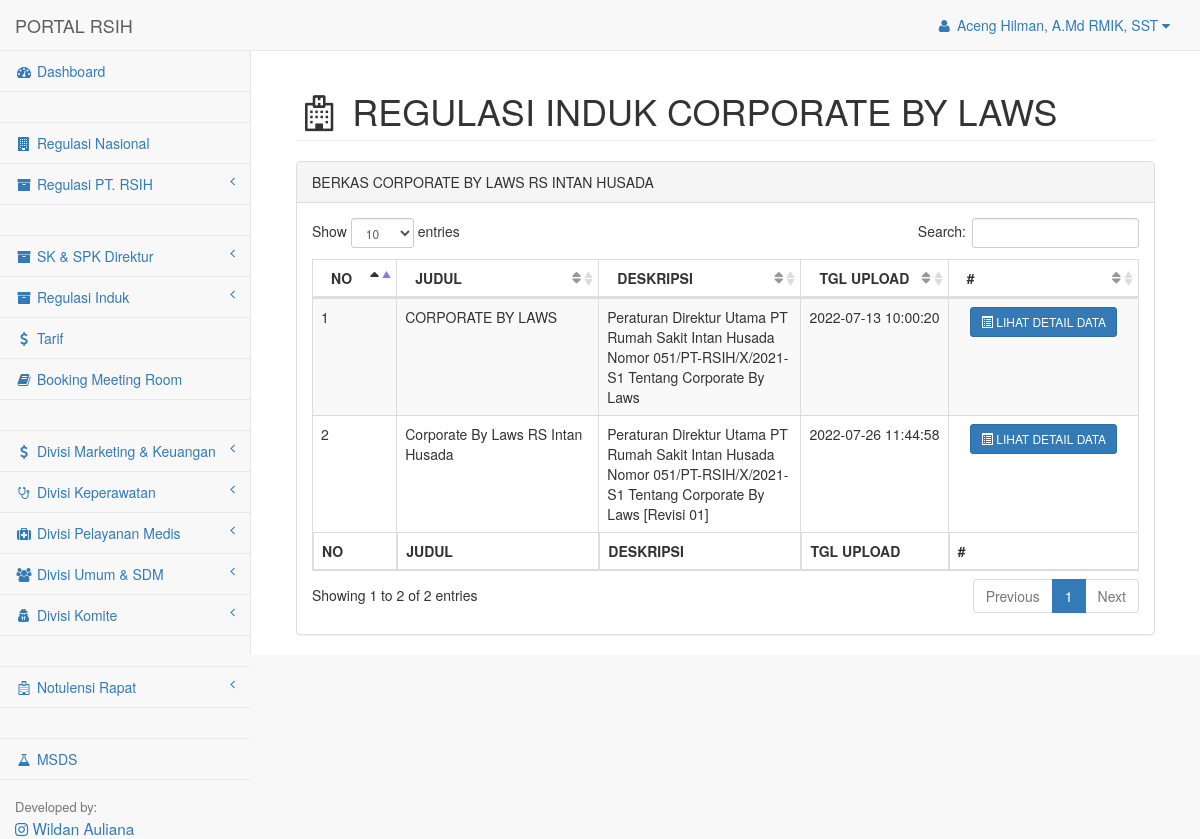
/pages/corporatebylaw/index.php (signed in), run on the app's committed database.
### tables this page shows
CREATE TABLE `corporatebylaw` (
  `id` int(11) NOT NULL,
  `unit` varchar(50) NOT NULL,
  `judul` varchar(255) NOT NULL,
  `deskripsi` varchar(255) NOT NULL,
  `files` varchar(160) NOT NULL,
  `tgl_upload` datetime DEFAULT current_timestamp()
);

### config.php (called while the page is built, shortened)
<?php
$company  = 'RS INTAN HUSADA';

### pages/corporatebylaw/index.php (the view, shortened to what this page needs)
<?php
    include('../../config.php');
    $unit            ='CORPORATE BY LAWS';
?>
<!DOCTYPE html>
<html lang="en">
    <head>
        <link href="../../assets/vendor/bootstrap/css/bootstrap.min.css" rel="stylesheet">
        <link href="../../assets/vendor/metisMenu/metisMenu.min.css" rel="stylesheet">
        <link href="../../assets/dist/css/sb-admin-2.css" rel="stylesheet">
        <link href="../../assets/vendor/font-awesome/css/font-awesome.min.css" rel="stylesheet" type="text/css">
        <link href="../../assets/vendor/datatables-plugins/dataTables.bootstrap.css" rel="stylesheet">
        <link href="../../assets/vendor/datatables-responsive/dataTables.responsive.css" rel="stylesheet">
    </head>
    <body>
        <div id="wrapper">
            <nav class="navbar navbar-default navbar-static-top" role="navigation" style="margin-bottom: 0">
                <?php
                    include('../component/header.php');
                ?>
                <?php
                    include('../component/topmenu.php');
                ?>
                <?php
                    include('../component/sidemenu.php');
                ?>
            </nav>
            <div id="page-wrapper">
                <div class="container-fluid">
                    <div class="row">
                        <div class="col-lg-12">
                            <h1 class="page-header"><i class="fa fa-hospital-o fa-fw"></i> <?php echo($_SESSION['menu'].' '.$unit);
                                                    ?>
                        </div>
                        <div class="col-lg-12">
                            <div class="panel panel-default">
                                <div class="panel-heading">
                                    BERKAS <?php echo($unit.' '.$company); ?>
                                </div>
                                <div class="panel-body">
                                    <table width="100%" class="table table-striped table-bordered table-hover" id="dataTables-cbl">
                                        <thead>
                                            <tr>
                                                <th>NO</th>
                                                <th>JUDUL</th>
                                                <th>DESKRIPSI</th>
                                                <th>TGL UPLOAD</th>
                                                <th>#</th>
                                            </tr>
                                        </thead>
                                        <tfoot>
                                            <tr>
                                                <th>NO</th>
                                                <th>JUDUL</th>
                                                <th>DESKRIPSI</td>
                                                <th>TGL UPLOAD</th>
                                                <th>#</th>
                                            </tr>
                                        </tfoot>
                                        <tbody>
                                            <?php
                                                $query="SELECT * FROM corporatebylaw WHERE unit = '$unit' ORDER BY tgl_upload ASC";
                                                if (mysqli_query($connect,$query)) {
                                                    $result=mysqli_query($connect,$query);
                                                } else die ("Error menjalankan query");
                                                if (mysqli_num_rows($result) > 0) {
                                                    $no='1';
                                                    while($row = mysqli_fetch_array($result)) {
                                                        echo "<tr>";
                                                        echo "	<td width='5%'>".$no."</td>";
                                                        echo "	<td width='15%'>".$row["judul"]."</td>";
                                                        echo "	<td width='15%'>".$row["deskripsi"]."</td>";
                                                        echo "	<td width='10%'>".$row["tgl_upload"]."</td>";
                                            ?>
                                            <?php
                                                        echo "  <td width='5%' align='center'> <a href='detail.php?unit=$unit&id=$row[id]' class='btn btn-sm btn-primary'> <i class='glyphicon glyphicon-list-alt'></i> LIHAT DETAIL DATA</a>";
                                                        echo "</tr>";
                                                        $no++;
                                                    }
                                                }
                                            ?>
                                		</tbody>
                                    </table>
                                </div>
                            </div>
                        </div>
                    </div>
                </div>
            </div>
        </div>
    </body>
</html>

### data on the page
corporatebylaw: judul "CORPORATE BY LAWS", deskripsi "Peraturan Direktur Utama PT Rumah Sakit Intan Husada Nomor 051/PT-RSIH/X/2021-S1 Tentang Corporate By Laws", tgl_upload "2022-07-13 10:00:20"
corporatebylaw: judul "Corporate By Laws RS Intan Husada", deskripsi "Peraturan Direktur Utama PT Rumah Sakit Intan Husada Nomor 051/PT-RSIH/X/2021-S1 Tentang Corporate By Laws [Revisi 01]", tgl_upload "2022-07-26 11:44:58"

### other printed values
$app_name "PORTAL RSIH"
$_SESSION['nama'] "Aceng Hilman, A.Md RMIK, SST"
$_SESSION['menu'] "REGULASI INDUK"
$unit "CORPORATE BY LAWS"
$company "RS INTAN HUSADA"
